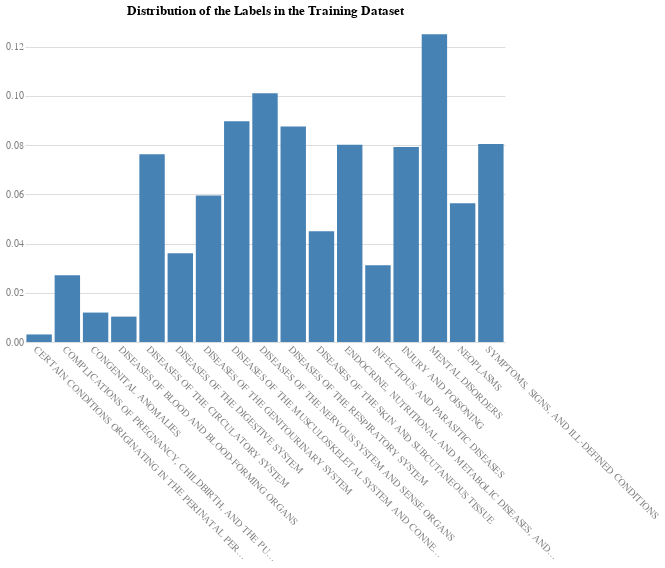

This figure's notebook cell:
### Code cell
# Check the distribution and percentage of the labels in the training dataset
y_train.value_counts(normalize=True)

# Plot the distribution and percentage of true labels
chart(
    df=y_train.value_counts(normalize=True).reset_index(),
    x='DIAG1_CAT:N',
    y='proportion:Q',
    title='Distribution of the Labels in the Training Dataset',
).mark_bar().configure_axisX(labelAngle=45, labelLimit=300, title=None).configure_axisY(title=None)

### Figure 1 — Vega specification as saved in the notebook (floating-point values rounded to 4 significant figures)
{"$schema": "https://vega.github.io/schema/vega/v5.json", "data": [{"name": "source_0", "values": [{"DIAG1_CAT": "MENTAL DISORDERS", "proportion_end": 0.125, "proportion_start": 0.0}, {"DIAG1_CAT": "DISEASES OF THE NERVOUS SYSTEM AND SENSE ORGANS", "proportion_end": 0.101, "proportion_start": 0.0}, {"DIAG1_CAT": "DISEASES OF THE MUSCULOSKELETAL SYSTEM AND CONNECTIVE TISSUE", "proportion_end": 0.08972, "proportion_start": 0.0}, {"DIAG1_CAT": "DISEASES OF THE RESPIRATORY SYSTEM", "proportion_end": 0.08758, "proportion_start": 0.0}, {"DIAG1_CAT": "SYMPTOMS, SIGNS, AND ILL-DEFINED CONDITIONS", "proportion_end": 0.08049, "proportion_start": 0.0}, {"DIAG1_CAT": "ENDOCRINE, NUTRITIONAL AND METABOLIC DISEASES, AND IMMUNITY DISORDERS", "proportion_end": 0.08009, "proportion_start": 0.0}, {"DIAG1_CAT": "INJURY AND POISONING", "proportion_end": 0.07926, "proportion_start": 0.0}, {"DIAG1_CAT": "DISEASES OF THE CIRCULATORY SYSTEM", "proportion_end": 0.07628, "proportion_start": 0.0}, {"DIAG1_CAT": "DISEASES OF THE GENITOURINARY SYSTEM", "proportion_end": 0.05956, "proportion_start": 0.0}, {"DIAG1_CAT": "NEOPLASMS", "proportion_end": 0.05632, "proportion_start": 0.0}, {"DIAG1_CAT": "DISEASES OF THE SKIN AND SUBCUTANEOUS TISSUE", "proportion_end": 0.04502, "proportion_start": 0.0}, {"DIAG1_CAT": "DISEASES OF THE DIGESTIVE SYSTEM", "proportion_end": 0.03608, "proportion_start": 0.0}, {"DIAG1_CAT": "INFECTIOUS AND PARASITIC DISEASES", "proportion_end": 0.03114, "proportion_start": 0.0}, {"DIAG1_CAT": "COMPLICATIONS OF PREGNANCY, CHILDBIRTH, AND THE PUERPERIUM", "proportion_end": 0.02709, "proportion_start": 0.0}, {"DIAG1_CAT": "CONGENITAL ANOMALIES", "proportion_end": 0.01196, "proportion_start": 0.0}, {"DIAG1_CAT": "DISEASES OF BLOOD AND BLOOD-FORMING ORGANS", "proportion_end": 0.01031, "proportion_start": 0.0}, {"DIAG1_CAT": "CERTAIN CONDITIONS ORIGINATING IN THE PERINATAL PERIOD", "proportion_end": 0.003065, "proportion_start": 0.0}]}, {"name": "source_0_x_domain_DIAG1_CAT", "values": [{"DIAG1_CAT": "MENTAL DISORDERS"}, {"DIAG1_CAT": "DISEASES OF THE NERVOUS SYSTEM AND SENSE ORGANS"}, {"DIAG1_CAT": "DISEASES OF THE MUSCULOSKELETAL SYSTEM AND CONNECTIVE TISSUE"}, {"DIAG1_CAT": "DISEASES OF THE RESPIRATORY SYSTEM"}, {"DIAG1_CAT": "SYMPTOMS, SIGNS, AND ILL-DEFINED CONDITIONS"}, {"DIAG1_CAT": "ENDOCRINE, NUTRITIONAL AND METABOLIC DISEASES, AND IMMUNITY DISORDERS"}, {"DIAG1_CAT": "INJURY AND POISONING"}, {"DIAG1_CAT": "DISEASES OF THE CIRCULATORY SYSTEM"}, {"DIAG1_CAT": "DISEASES OF THE GENITOURINARY SYSTEM"}, {"DIAG1_CAT": "NEOPLASMS"}, {"DIAG1_CAT": "DISEASES OF THE SKIN AND SUBCUTANEOUS TISSUE"}, {"DIAG1_CAT": "DISEASES OF THE DIGESTIVE SYSTEM"}, {"DIAG1_CAT": "INFECTIOUS AND PARASITIC DISEASES"}, {"DIAG1_CAT": "COMPLICATIONS OF PREGNANCY, CHILDBIRTH, AND THE PUERPERIUM"}, {"DIAG1_CAT": "CONGENITAL ANOMALIES"}, {"DIAG1_CAT": "DISEASES OF BLOOD AND BLOOD-FORMING ORGANS"}, {"DIAG1_CAT": "CERTAIN CONDITIONS ORIGINATING IN THE PERINATAL PERIOD"}]}], "marks": [{"type": "rect", "name": "marks", "from": {"data": "source_0"}, "encode": {"update": {"x": {"field": "DIAG1_CAT", "scale": "x"}, "y2": {"field": "proportion_start", "scale": "y"}, "y": {"field": "proportion_end", "scale": "y"}, "fill": {"value": "steelblue"}, "width": {"signal": "max(0.25, bandwidth('x'))"}}}, "style": ["bar"]}], "scales": [{"name": "x", "type": "band", "domain": {"data": "source_0_x_domain_DIAG1_CAT", "field": "DIAG1_CAT", "sort": true}, "range": [0, {"signal": "width"}], "paddingOuter": 0.05, "paddingInner": 0.1}, {"name": "y", "type": "linear", "domain": {"data": "source_0", "fields": ["proportion_start", "proportion_end"]}, "range": [{"signal": "height"}, 0], "nice": true, "zero": true}], "axes": [{"scale": "y", "tickCount": {"signal": "ceil(height/40)"}, "minExtent": 0, "ticks": false, "orient": "left", "zindex": 0, "grid": true, "domain": false, "labels": false, "gridScale": "x", "aria": false, "maxExtent": 0}, {"scale": "x", "orient": "bottom", "labelBaseline": "top", "labelAlign": "left", "grid": false, "zindex": 0}, {"scale": "y", "labelAlign": "right", "zindex": 0, "tickCount": {"signal": "ceil(height/40)"}, "grid": false, "labelOverlap": true, "orient": "left"}], "title": {"text": "Distribution of the Labels in the Training Dataset", "frame": "group"}, "style": "cell", "config": {"axis": {"domain": false, "labelAngle": 0, "labelColor": "gray", "labelFontSize": 10, "ticks": false}, "axisX": {"labelAngle": 45, "labelLimit": 300, "title": null}, "axisY": {"title": null}, "style": {"guide-label": {"font": "Helvetica Neue"}, "guide-title": {"font": "Helvetica Neue"}, "group-title": {"font": "Helvetica Neue"}, "group-subtitle": {"font": "Helvetica Neue"}, "cell": {"stroke": null}, "text": {"font": "Helvetica Neue"}}}, "width": 480, "padding": 5, "background": "white", "height": 320}
